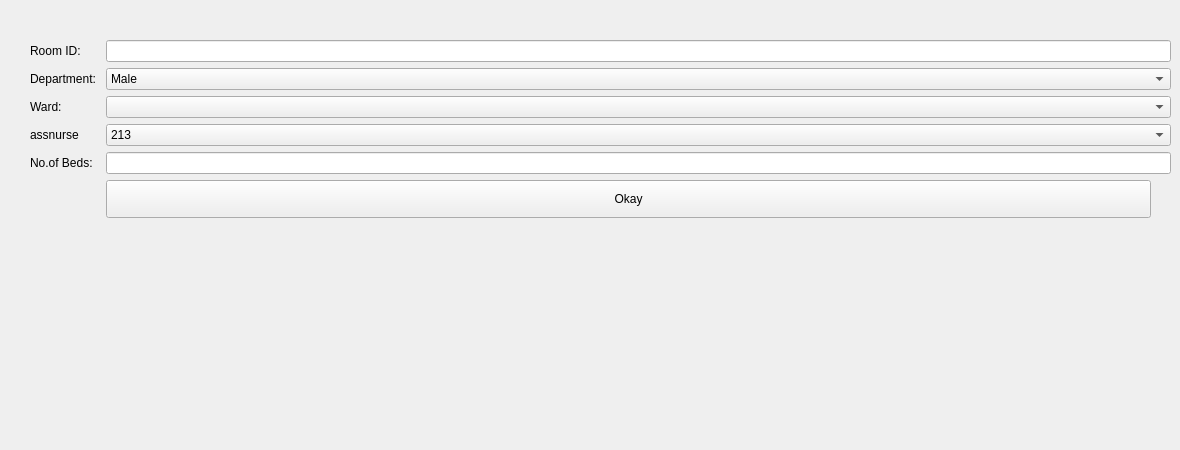
              <widget class="QWidget" name="room_form">
               <widget class="QWidget" name="layoutWidget_7">
                <property name="geometry">
                 <rect>
                  <x>30</x>
                  <y>40</y>
                  <width>1141</width>
                  <height>401</height>
                 </rect>
                </property>
                <layout class="QFormLayout" name="formLayout_9">
                 <item row="0" column="0">
                  <widget class="QLabel" name="label_68">
                   <property name="text">
                    <string>Room ID: </string>
                   </property>
                  </widget>
                 </item>
                 <item row="0" column="1">
                  <widget class="QLineEdit" name="room_id_edit"/>
                 </item>
                 <item row="1" column="0">
                  <widget class="QLabel" name="label_70">
                   <property name="text">
                    <string>Department: </string>
                   </property>
                  </widget>
                 </item>
                 <item row="1" column="1">
                  <widget class="QComboBox" name="room_dep">
                   <item>
                    <property name="text">
                     <string>Male</string>
                    </property>
                   </item>
                   <item>
                    <property name="text">
                     <string>Female</string>
                    </property>
                   </item>
                   <item>
                    <property name="text">
                     <string>Transgender</string>
                    </property>
                   </item>
                  </widget>
                 </item>
                 <item row="2" column="0">
                  <widget class="QLabel" name="wardLabel">
                   <property name="text">
                    <string>Ward: </string>
                   </property>
                  </widget>
                 </item>
                 <item row="2" column="1">
                  <widget class="QComboBox" name="room_ward"/>
                 </item>
                 <item row="4" column="0">
                  <widget class="QLabel" name="label_71">
                   <property name="text">
                    <string>No.of Beds:</string>
                   </property>
                  </widget>
                 </item>
                 <item row="5" column="1">
                  <widget class="QPushButton" name="room_add_bttn">
                   <property name="minimumSize">
                    <size>
                     <width>114</width>
                     <height>38</height>
                    </size>
                   </property>
                   <property name="maximumSize">
                    <size>
                     <width>1045</width>
                     <height>16777215</height>
                    </size>
                   </property>
                   <property name="text">
                    <string>Okay</string>
                   </property>
                  </widget>
                 </item>
                 <item row="3" column="0">
                  <widget class="QLabel" name="assnurse_name">
                   <property name="text">
                    <string>assnurse</string>
                   </property>
                  </widget>
                 </item>
                 <item row="3" column="1">
                  <widget class="QComboBox" name="assnurseComboBox">
                   <item>
                    <property name="text">
                     <string>213</string>
                    </property>
                   </item>
                  </widget>
                 </item>
                 <item row="4" column="1">
                  <widget class="QLineEdit" name="room_bed"/>
                 </item>
                </layout>
               </widget>
              </widget>
